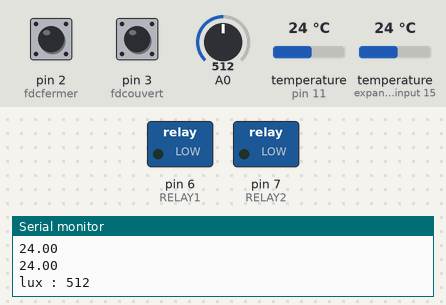
A sketch run on a simulated Arduino Uno, built with avr-gcc and run on an emulated ATmega328P. Shown: switched loads named in the sketch (green lamp = pin HIGH), the last lines printed to the serial monitor. Inputs (shaded band) come from the test bench; at power-on: temperature (sensors on pin 11, expander input 15) 24 °C, A0 = 512, pin 2 (fdcfermer) HIGH, pin 3 (fdcouvert) HIGH.

Above: at 1.2 s.
1.3 s: temperature (sensor on pin 11) set to 25.5 °C
At 2.7 s:
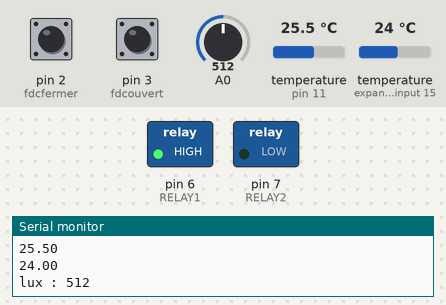
3.0 s: A0 set to 164
4.5 s: A0 set to 138
At 6.6 s:
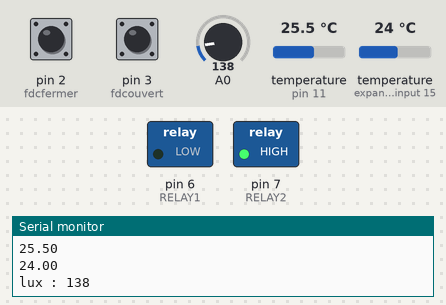
6.9 s: A0 set to 160
At 7.5 s:
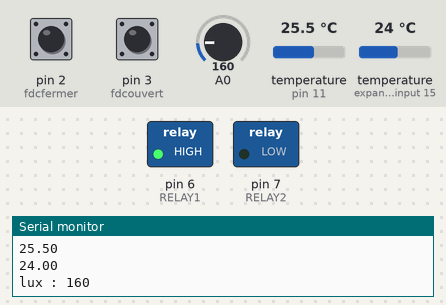
8.5 s: A0 set to 140
At 10.4 s:
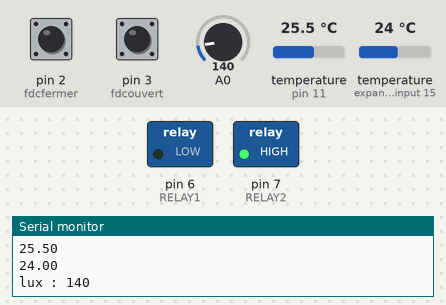
Timing chart, 0 to 11.8 s (numbered marks = the images above; inputs shaded):
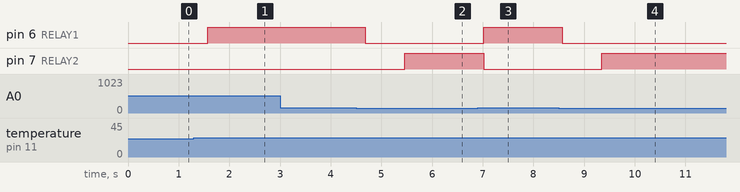

The sketch:

chaud_sans_led.ino
```cpp
#include <OneWire.h>
#include <DallasTemperature.h>

// ---------- Initialisation des variables ---------------------

// Variables propres au DS18B20 capteurs de temp
const int DS18B20_PIN=11;
const int DS18B20_ID=0x28;

// Data wire is plugged into digital pin 2 on the Arduino
#define ONE_WIRE_BUS 11

// Setup a oneWire instance to communicate with any OneWire device
OneWire oneWire(ONE_WIRE_BUS);

// Pass oneWire reference to DallasTemperature library
DallasTemperature sensors(&oneWire);

int deviceCount = 0;
float cap_int;
float cap_ext;

int lux = analogRead(A0);

 //moteur
int buttonState6 = 0;  //moteur fermer
int fdcfermer=2; //moteur fermer
#define RELAY1 6
#define RELAY2 7
int buttonState7= 0;//moteur ouvrir
int fdcouvert=3;//moteur ouvrir
int w;

void setup() {
 sensors.begin();  // Start up the library
 Serial.begin(9600);
 // locate devices on the bus
 Serial.print("Locating devices...");
 Serial.print("Found ");
 deviceCount = sensors.getDeviceCount();
 Serial.print(deviceCount, DEC);
 Serial.println(" devices.");
 Serial.println("");

  Serial.begin(9600);

   ouvrir();
  fermer();
  lame_0();
  lame_90();
  lame_180();

    pinMode(RELAY1, OUTPUT);//moteur
  pinMode(RELAY2, OUTPUT);//moteur
  digitalWrite(RELAY2,LOW);
  digitalWrite(RELAY1,LOW);

  pinMode(fdcouvert, INPUT);//moteur fdc
  pinMode(fdcfermer, INPUT);//moteur fdc

}
  int ouvrir(){
  buttonState7 = digitalRead(fdcouvert);
  if (buttonState7==LOW){
    digitalWrite(RELAY2,LOW);
    return 1;
  }
  else{
    lux = analogRead(A0);
    if(lux > 150){
      digitalWrite(RELAY2,LOW);
      return 1;
    }
    digitalWrite(RELAY2,HIGH);
  }
}


int fermer() {
  buttonState6 = digitalRead(fdcfermer);
    if (buttonState6==LOW){
      digitalWrite(RELAY1,LOW);
      return 1;
    }
    else{
      lux = analogRead(A0);
      if(lux < 150){
        digitalWrite(RELAY1,LOW);
        return 1;
      }
      digitalWrite(RELAY1,HIGH);
    }
}


void lame_0() {
   // displayColor(COLOR_BLEU);
    //delay(1000);
    //displayColor(COLOR_RIEN);
}

void lame_90() {
  //displayColor(COLOR_ROUGE);
  //delay(1000);
  //displayColor(COLOR_RIEN);
}

void lame_180() {
  //displayColor(COLOR_VERT);
  //delay(1000);
  //displayColor(COLOR_RIEN);
}

void loop() {
  Serial.print("lux");
  Serial.print(" : ");
  Serial.println(lux);
  lux = analogRead(A0);
  sensors.requestTemperatures();
  cap_ext = sensors.getTempCByIndex(0);
  cap_int = sensors.getTempCByIndex(1);
  Serial.println(cap_ext);
  Serial.println(cap_int);

  w = 0;
  if (lux < 150) {
    while (w == 0){
    w = ouvrir();
      if (buttonState7==LOW){
      lame_90() ;
      }
      else {
      }
    }
  }
  w = 0;
  if (lux >= 150){
    if ( cap_ext > 25.00) {
      if (lux >= 750){ // ou 800 ou 700
        while (w==0){
        w = fermer();
          if (buttonState6==LOW){
          lame_90() ;
          }
          else {
          }
        }
      }
      if (lux < 750) {
        while (w==0){
        w = fermer();
          if (buttonState6==LOW){
          lame_180() ;
          }
          else {
          }
        }
      }
    }
    if (cap_ext <= 25.00) {
       while (w==0){
        w = ouvrir();
          if (buttonState7==LOW){
          lame_0() ;
          }
          else {
          }
        }
     }
   }
 }
```

Measured:
- the behaviour switches between 25 and 25.1 °C on temperature (sensor on pin 11) (found by bisection; images 0 and 1)
- the behaviour switches between 150 and 149 on A0 (found by bisection; images 1 and 2)
- after the input at 1.3 s, pin 6 (RELAY1): LOW → HIGH after 0.27 s
- after the input at 4.5 s, pin 6 (RELAY1): HIGH → LOW after 0.18 s; pin 7 (RELAY2): LOW → HIGH after 0.96 s
- after the input at 6.9 s, pin 6 (RELAY1): LOW → HIGH after 0.12 s; pin 7 (RELAY2): HIGH → LOW after 0.11 s
- after the input at 8.5 s, pin 6 (RELAY1): HIGH → LOW after 0.07 s; pin 7 (RELAY2): LOW → HIGH after 0.85 s
